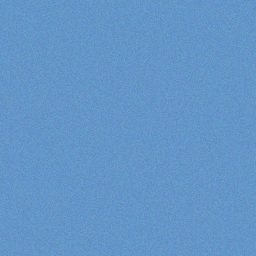
#> input picture backend/test_files/dct_cli_test.png, 256 x 256 px; its folder holds only this picture in this run
$ python -i ai_steganalysis.py   (imports and definitions only)
#> lines starting #> are read from the running program, lines starting #| are printed output that depends on the picture
"""
AI-Powered Steganalysis Module - Detect and analyze potential steganography in images
"""
import numpy as np
from PIL import Image
import cv2
from typing import Dict, List, Tuple
import os
import requests
import json
from scipy import stats


class SteganographyDetector:
    """
    Advanced steganalysis tool to detect hidden data in images
    """

    def __init__(self):
        self.api_key = os.getenv("GROK_API_KEY")
        self.api_url = "https://api.x.ai/v1/chat/completions"

    def analyze_for_steganography(self, image_path: str) -> Dict:
        """
        Comprehensive analysis to detect potential steganography
        Returns detailed report with multiple detection methods
        """
#> called with image_path = '../test_files/dct_cli_test.png'

        if not os.path.exists(image_path):
            raise FileNotFoundError(f"Image not found: {image_path}")

        # Load image
        img = Image.open(image_path)
#> img is the input picture: PIL image 256x256 RGB; mean R, G, B 99.4, 149.5, 199.5
        img_array = np.array(img.convert('RGB'))

        # Run multiple detection tests
        lsb_analysis = self._analyze_lsb_patterns(img_array)
        histogram_analysis = self._analyze_histogram(img_array)
        chi_square_test = self._chi_square_attack(img_array)
        rs_analysis = self._rs_steganalysis(img_array)
        visual_analysis = self._visual_attack(img_array)
        statistical_analysis = self._statistical_analysis(img_array)

        # Aggregate results
        detection_score = self._calculate_detection_score({
            'lsb': lsb_analysis,
            'histogram': histogram_analysis,
            'chi_square': chi_square_test,
            'rs': rs_analysis,
            'visual': visual_analysis,
            'statistical': statistical_analysis
        })

        # Generate AI-powered interpretation
        ai_interpretation = self._get_ai_interpretation({
            'lsb_analysis': lsb_analysis,
            'histogram_analysis': histogram_analysis,
            'chi_square_test': chi_square_test,
            'rs_analysis': rs_analysis,
            'detection_score': detection_score
        })

        return {
            'overall_score': detection_score,
            'likelihood': self._score_to_likelihood(detection_score),
            'tests': {
                'lsb_analysis': lsb_analysis,
                'histogram_analysis': histogram_analysis,
                'chi_square_test': chi_square_test,
                'rs_analysis': rs_analysis,
                'visual_analysis': visual_analysis,
                'statistical_analysis': statistical_analysis
            },
            'ai_interpretation': ai_interpretation,
            'recommendations': self._generate_recommendations(detection_score, {
                'lsb': lsb_analysis,
                'chi_square': chi_square_test
            })
        }

    def _analyze_lsb_patterns(self, img_array: np.ndarray) -> Dict:
        """Analyze LSB bit patterns for anomalies"""

        # Extract LSBs
        lsb_plane = img_array & 1
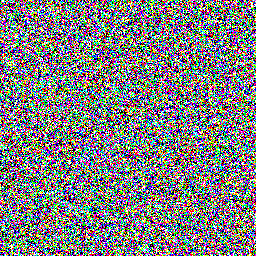
#> lsb_plane: shape (256, 256, 3); mean R, G, B 0.5, 0.501, 0.503; drawn with 1 as white

        # Calculate randomness of LSB plane
        lsb_entropy = self._calculate_entropy(lsb_plane.flatten())
#> in _calculate_entropy, `hist, _ = np.histogram(data, bins=256, range=(0, 256))`: hist = 256 values, max 98571 at index 1, min 0 at index 2, mean 768
#> in _calculate_entropy, `hist = hist / hist.sum()`: hist = 256 values, max 0.501 at index 1, min 0 at index 2, mean 0.00391
#> in _calculate_entropy, `hist = hist[hist > 0]`: hist = [0.499, 0.501]
#> lsb_entropy = 1

        # Check for sequential patterns
        sequential_score = self._check_sequential_patterns(lsb_plane)
#> in _check_sequential_patterns, `avg_run = np.mean(runs)`: avg_run = 2
#> sequential_score = 0.2
#> in analyze_for_steganography, `lsb_analysis = self._analyze_lsb_patterns(img_array)`: lsb_analysis = 5 items

        # LSB should be highly random (entropy close to 1.0 in binary)
        # Modified data tends to have entropy closer to 0.9-1.0
        natural_entropy = 0.7  # Natural images typically have lower LSB entropy

        suspicion = "low"
        if lsb_entropy > 0.95:
            suspicion = "high"
        elif lsb_entropy > 0.85:
            suspicion = "medium"

        return {
            'lsb_entropy': round(float(lsb_entropy), 4),
            'sequential_pattern_score': round(float(sequential_score), 4),
            'suspicion_level': suspicion,
            'passed': suspicion == "low",
            'explanation': f"LSB entropy of {lsb_entropy:.3f} {'suggests possible' if lsb_entropy > 0.85 else 'indicates likely no'} hidden data"
        }

    def _analyze_histogram(self, img_array: np.ndarray) -> Dict:
        """Analyze histogram for LSB embedding artifacts"""

        # Convert to grayscale
        gray = cv2.cvtColor(img_array, cv2.COLOR_RGB2GRAY)
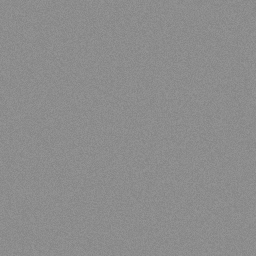
#> gray: shape (256, 256); min 130, max 150, mean 140.2

        # Calculate histogram
        hist, _ = np.histogram(gray.flatten(), bins=256, range=(0, 256))
#> hist = 256 values, max 5654 at index 139, min 0 at index 0, mean 256

        # Check for pairs of values anomaly (LSB artifact)
        pair_anomalies = 0
        for i in range(0, 255, 2):
            diff = abs(int(hist[i]) - int(hist[i + 1]))
            expected_diff = (hist[i] + hist[i + 1]) * 0.3  # 30% threshold
            if diff < expected_diff:
                pair_anomalies += 1
#> this loop made 128 passes
#> (diff, expected_diff) on passes 1 to 12: (0, 0), (0, 0), (0, 0), (0, 0), (0, 0), (0, 0), (0, 0), (0, 0), (0, 0), (0, 0), (0, 0), (0, 0)
#> after the loop, pair_anomalies = 7

        pair_anomaly_ratio = pair_anomalies / 128.0
#> pair_anomaly_ratio = 0.0547
#> in analyze_for_steganography, `histogram_analysis = self._analyze_histogram(img_array)`: histogram_analysis = 5 items

        suspicion = "low"
        if pair_anomaly_ratio > 0.7:
            suspicion = "high"
        elif pair_anomaly_ratio > 0.5:
            suspicion = "medium"

        return {
            'pair_anomaly_ratio': round(float(pair_anomaly_ratio), 4),
            'anomalous_pairs': int(pair_anomalies),
            'suspicion_level': suspicion,
            'passed': suspicion == "low",
            'explanation': f"Histogram shows {pair_anomalies} anomalous value pairs, {'indicating' if suspicion != 'low' else 'not indicating'} LSB tampering"
        }

    def _chi_square_attack(self, img_array: np.ndarray) -> Dict:
        """Chi-square statistical attack to detect LSB embedding"""

        gray = cv2.cvtColor(img_array, cv2.COLOR_RGB2GRAY).flatten()

        # Count frequencies of each value
        observed = np.bincount(gray, minlength=256)
#> observed has the same summary as hist in _analyze_histogram

        # For LSB embedding, pairs (2k, 2k+1) should have similar frequencies
        chi_square_values = []
        for i in range(0, 254, 2):
            # Expected frequency if LSB is random
            expected = (observed[i] + observed[i + 1]) / 2.0
            if expected > 0:
                chi_sq = ((observed[i] - expected) ** 2 + (observed[i + 1] - expected) ** 2) / expected
                chi_square_values.append(chi_sq)
#> this loop made 127 passes
#> (expected, chi_sq) on passes 66 to 76: (77, 123.7), (1095.5, 385.5), (2894, 177.6), (4693.5, 59.13), (5595, 1.24), (5575.5, 0.0202), (5445.5, 0.695), (4266.5, 119.8), (2432.5, 250.1), (679, 386), (14, 28)
#> expected on passes 1 to 6: 0, 0, 0, 0, 0, 0
#> after the loop, chi_square_values = [123.7, 385.5, 177.6, 59.13, 1.24, 0.0202, 0.695, 119.8, 250.1, 386, 28]

        avg_chi_square = np.mean(chi_square_values) if chi_square_values else 0
#> avg_chi_square = 139.2

        # Higher chi-square suggests embedding
        suspicion = "low"
        if avg_chi_square > 3.0:
            suspicion = "high"
        elif avg_chi_square > 1.5:
            suspicion = "medium"

        # Calculate p-value
        p_value = 1.0 - stats.chi2.cdf(avg_chi_square, df=1)
#> p_value = 0
#> in analyze_for_steganography, `chi_square_test = self._chi_square_attack(img_array)`: chi_square_test = 5 items

        return {
            'chi_square_statistic': round(float(avg_chi_square), 4),
            'p_value': round(float(p_value), 4),
            'suspicion_level': suspicion,
            'passed': suspicion == "low",
            'explanation': f"Chi-square test statistic of {avg_chi_square:.3f} (p={p_value:.4f}) {'suggests' if suspicion != 'low' else 'does not suggest'} embedded data"
        }

    def _rs_steganalysis(self, img_array: np.ndarray) -> Dict:
        """RS Steganalysis - detects LSB embedding length"""

        gray = cv2.cvtColor(img_array, cv2.COLOR_RGB2GRAY)
        h, w = gray.shape
#> h = 256; w = 256

        # Sample random blocks
        block_size = 8
        num_blocks = min(100, (h // block_size) * (w // block_size))
#> num_blocks = 100

        r_counts = []
        s_counts = []

        for _ in range(num_blocks):
            y = np.random.randint(0, h - block_size)
            x = np.random.randint(0, w - block_size)
            block = gray[y:y+block_size, x:x+block_size].flatten()

            # Calculate discrimination function (simplified)
            diffs = np.abs(np.diff(block.astype(int)))
            r_counts.append(np.sum(diffs > 1))
            s_counts.append(np.sum(diffs <= 1))
#> after the loop, r_counts = 100 values, max 56 at index 1, min 42 at index 11, mean 49.59; s_counts = 100 values, max 21 at index 11, min 7 at index 1, mean 13.41

        r_mean = np.mean(r_counts)
#> r_mean = 49.59
        s_mean = np.mean(s_counts)
#> s_mean = 13.41

        # In clean images, R ≈ S. In stego images, R > S
        rs_ratio = r_mean / (s_mean + 1e-6)
#> rs_ratio = 3.7

        suspicion = "low"
        estimated_percentage = 0

        if rs_ratio > 1.3:
            suspicion = "high"
            estimated_percentage = min(100, (rs_ratio - 1.0) * 50)
#> estimated_percentage = 100
#> in analyze_for_steganography, `rs_analysis = self._rs_steganalysis(img_array)`: rs_analysis = 7 items
        elif rs_ratio > 1.15:
            suspicion = "medium"
            estimated_percentage = (rs_ratio - 1.0) * 30

        return {
            'rs_ratio': round(float(rs_ratio), 4),
            'r_mean': round(float(r_mean), 2),
            's_mean': round(float(s_mean), 2),
            'estimated_embedding_percentage': round(float(estimated_percentage), 2),
            'suspicion_level': suspicion,
            'passed': suspicion == "low",
            'explanation': f"RS analysis ratio of {rs_ratio:.3f} estimates ~{estimated_percentage:.1f}% embedding capacity used"
        }

    def _visual_attack(self, img_array: np.ndarray) -> Dict:
        """Visual analysis - extract and analyze LSB planes"""

        # Extract each LSB plane
        lsb_planes = []
        for channel in range(3):
            lsb = (img_array[:, :, channel] & 1) * 255
            lsb_planes.append(lsb)
#> this loop made 3 passes
#> pass 1, in _visual_attack, `lsb = (img_array[:, :, channel] & 1) * 255`:
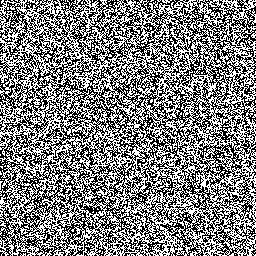
#> lsb: shape (256, 256); 50% white in thin lines or dots
#> pass 2, in _visual_attack, `lsb = (img_array[:, :, channel] & 1) * 255`:
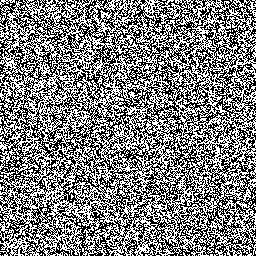
#> lsb: shape (256, 256); 50.1% white; black in thin lines or dots
#> pass 3, in _visual_attack, `lsb = (img_array[:, :, channel] & 1) * 255`:
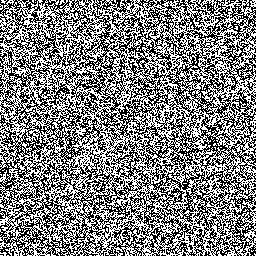
#> lsb: shape (256, 256); 50.3% white; black in thin lines or dots
#> after the loop, lsb_planes = 3 items

        # Analyze variance and patterns in LSB planes
        variances = [np.var(plane) for plane in lsb_planes]
#> variances = [16256.2, 16256.2, 16255.6]
        avg_variance = np.mean(variances)
#> avg_variance = 16256
#> in analyze_for_steganography, `visual_analysis = self._visual_attack(img_array)`: visual_analysis = 5 items

        # Natural images have low LSB plane variance (~5000-8000)
        # Embedded data increases variance (~8000-12000)

        suspicion = "low"
        if avg_variance > 9000:
            suspicion = "high"
        elif avg_variance > 7500:
            suspicion = "medium"

        return {
            'lsb_plane_variance': round(float(avg_variance), 2),
            'channel_variances': [round(float(v), 2) for v in variances],
            'suspicion_level': suspicion,
            'passed': suspicion == "low",
            'explanation': f"LSB plane variance of {avg_variance:.0f} {'indicates' if suspicion != 'low' else 'appears normal for'} the image content"
        }

    def _statistical_analysis(self, img_array: np.ndarray) -> Dict:
        """General statistical analysis"""

        # Calculate various statistical properties
        gray = cv2.cvtColor(img_array, cv2.COLOR_RGB2GRAY)

        # Kurtosis (measure of "tailedness")
        kurtosis = float(stats.kurtosis(gray.flatten()))
#> kurtosis = -0.751

        # Skewness
        skewness = float(stats.skew(gray.flatten()))
#> skewness = -0.00315

        # Standard deviation
        std_dev = float(np.std(gray))
#> std_dev = 3.87
#> in analyze_for_steganography, `statistical_analysis = self._statistical_analysis(img_array)`: statistical_analysis = 4 items

        return {
            'kurtosis': round(kurtosis, 4),
            'skewness': round(skewness, 4),
            'std_deviation': round(std_dev, 2),
            'explanation': "Statistical properties of pixel distribution"
        }

    def _calculate_entropy(self, data: np.ndarray) -> float:
        """Calculate Shannon entropy"""
        hist, _ = np.histogram(data, bins=256, range=(0, 256))
        hist = hist / hist.sum()
        hist = hist[hist > 0]
        return float(-np.sum(hist * np.log2(hist)))

    def _check_sequential_patterns(self, lsb_plane: np.ndarray) -> float:
        """Check for sequential patterns in LSB plane"""
        flat = lsb_plane.flatten()
        # Check runs of same values
        runs = np.diff(np.where(np.diff(flat) != 0)[0])
        if len(runs) > 0:
            avg_run = np.mean(runs)
            # Natural images: avg run ~2-3, embedded data: ~5-10
            return float(min(avg_run / 10.0, 1.0))
        return 0.0

    def _calculate_detection_score(self, results: Dict) -> float:
        """Calculate overall detection score (0-100)"""

        score = 0.0
        weights = {
            'lsb': 0.25,
            'histogram': 0.15,
            'chi_square': 0.30,
            'rs': 0.20,
            'visual': 0.10
        }

        for test, weight in weights.items():
            if test in results:
                suspicion = results[test].get('suspicion_level', 'low')
                if suspicion == 'high':
                    score += weight * 100
                elif suspicion == 'medium':
                    score += weight * 60
                elif suspicion == 'low':
                    score += weight * 20
#> this loop made 5 passes
#> suspicion on passes 1 to 5: 'high', 'low', 'high', 'high', 'high'
#> after the loop, score = 88

        return round(score, 2)

    def _score_to_likelihood(self, score: float) -> str:
        """Convert score to likelihood description"""
        if score < 30:
            return "Very Unlikely - No significant signs of steganography detected"
        elif score < 50:
            return "Unlikely - Minor anomalies, but could be natural image characteristics"
        elif score < 70:
            return "Possible - Several indicators suggest potential hidden data"
        elif score < 85:
            return "Likely - Strong evidence of steganographic embedding"
        else:
            return "Very Likely - Multiple tests confirm probable steganography"

    def _get_ai_interpretation(self, analysis_results: Dict) -> str:
        """Get AI-powered interpretation of results"""

        if not self.api_key:
            return self._fallback_interpretation(analysis_results)

        prompt = f"""You are a forensic steganalysis expert. Analyze these test results and provide a clear, professional interpretation.

STEGANALYSIS RESULTS:
{json.dumps(analysis_results, indent=2)}

Provide a 3-4 sentence expert interpretation that:
1. Summarizes the findings in plain language
2. Explains what the tests reveal
3. States the confidence level of detection
4. Mentions any caveats or limitations

Be professional, clear, and avoid over-claiming certainty."""

        try:
            response = requests.post(
                self.api_url,
                headers={
                    "Content-Type": "application/json",
                    "Authorization": f"Bearer {self.api_key}"
                },
                json={
                    "messages": [
                        {"role": "system", "content": "You are a forensic steganalysis expert providing professional analysis."},
                        {"role": "user", "content": prompt}
                    ],
                    "model": "grok-beta",
                    "temperature": 0.3,
                    "max_tokens": 400
                },
                timeout=30
            )

            if response.status_code == 200:
                result = response.json()
                return result['choices'][0]['message']['content'].strip()
        except Exception as e:
            print(f"AI interpretation error: {e}")

        return self._fallback_interpretation(analysis_results)

    def _fallback_interpretation(self, analysis_results: Dict) -> str:
        """Fallback interpretation when AI unavailable"""

        score = analysis_results.get('detection_score', 0)
#> score = 88

        if score < 30:
            return "The image passes most steganalysis tests with minimal anomalies. Statistical properties appear consistent with natural image characteristics. It is unlikely that significant steganographic content is present, though sophisticated techniques could potentially evade detection."
        elif score < 50:
            return "Some minor statistical anomalies detected, but these could result from normal image processing or compression. While certain tests show slight deviations from expected values, there is insufficient evidence to confidently assert steganographic content is present."
        elif score < 70:
            return "Multiple tests indicate potential steganographic embedding. LSB patterns and statistical measures show characteristics common in images with hidden data. However, these signatures could also result from heavy image processing or certain natural textures. Further investigation recommended."
        else:
            return "Strong evidence of steganography detected across multiple independent tests. Chi-square analysis, LSB patterns, and RS steganalysis all indicate probable data embedding. The statistical signatures are consistent with LSB or similar spatial domain steganography techniques. Confidence level is high that this image contains hidden information."

    def _generate_recommendations(self, score: float, test_results: Dict) -> List[str]:
        """Generate actionable recommendations"""

        recommendations = []

        if score > 70:
            recommendations.append("🔍 High likelihood of steganography - consider this image suspicious")
            recommendations.append("🔬 Extract LSB planes and analyze for hidden patterns")
            recommendations.append("📊 Try decoding with common steganography tools (LSB extraction, 1-4 bits)")
        elif score > 50:
            recommendations.append("⚠️ Moderate suspicion - further analysis recommended")
            recommendations.append("🔧 Apply advanced steganalysis techniques")
            recommendations.append("📷 Compare with original source if available")
        else:
            recommendations.append("✅ Image appears clean - low probability of steganography")
            recommendations.append("💡 Minor anomalies may be due to compression or processing")

        # Specific recommendations based on tests
        if test_results.get('lsb', {}).get('suspicion_level') == 'high':
            recommendations.append("🎯 LSB plane shows high entropy - likely LSB steganography")

        if test_results.get('chi_square', {}).get('suspicion_level') == 'high':
            recommendations.append("📈 Chi-square test failed - statistical embedding detected")

        recommendations.append("ℹ️ Note: Sophisticated steganography may evade these detection methods")

        return recommendations


# Singleton instance
_detector_instance = None

def get_detector() -> SteganographyDetector:
    """Get or create SteganographyDetector singleton"""
    global _detector_instance
    if _detector_instance is None:
        _detector_instance = SteganographyDetector()
    return _detector_instance

>>> result = SteganographyDetector().analyze_for_steganography('../test_files/dct_cli_test.png')
#> result = 5 items
